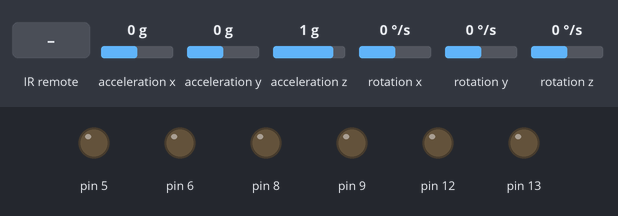
The sketch below on a simulated Arduino Uno, built with avr-gcc and run on an emulated ATmega328P. Shown: output pins drawn as LEDs (lit = HIGH). Inputs (shaded band) come from the test bench; at power-on: acceleration y 0 g, acceleration x 0 g, acceleration z 1 g, rotation x 0 °/s, rotation y 0 °/s, rotation z 0 °/s. What the sketch prints to the serial monitor is not drawn.

Above: at 1.2 s.
1.3 s: acceleration y set to -1.4 g
At 2.4 s:
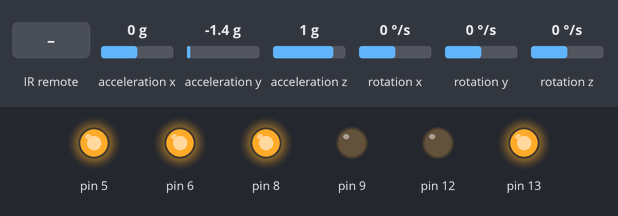
2.8 s: acceleration y set to 0.1 g
At 4.7 s:
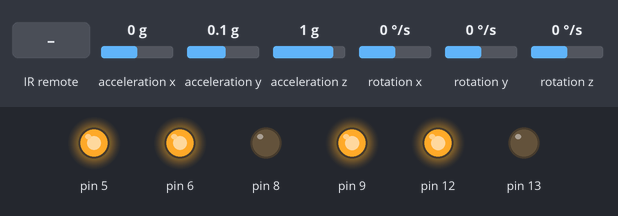
5.3 s: acceleration y set to -0.8 g
At 6.5 s:
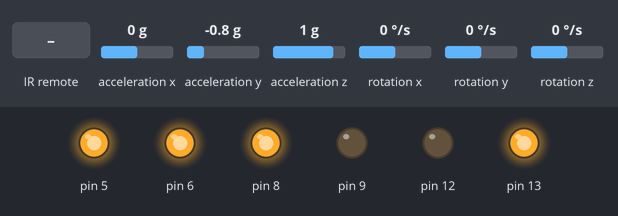
6.8 s: acceleration y set to 0.1 g
At 6.96 s:
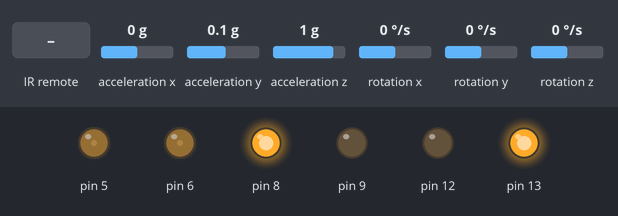
8.6 s: infrared code 0xFF10EF received
At 9.3 s:
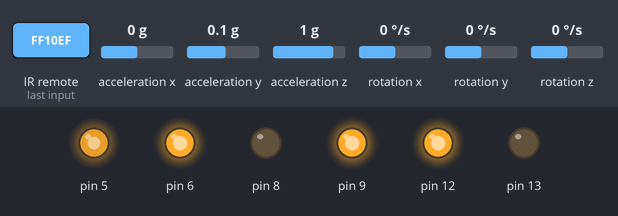
10.8 s: acceleration y set to -0.1 g
At 11.57 s:
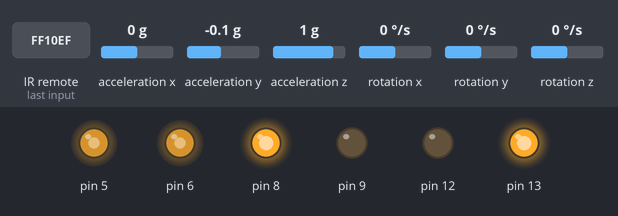
Timing chart, 0 to 13.8 s (numbered marks = the images above; inputs shaded):
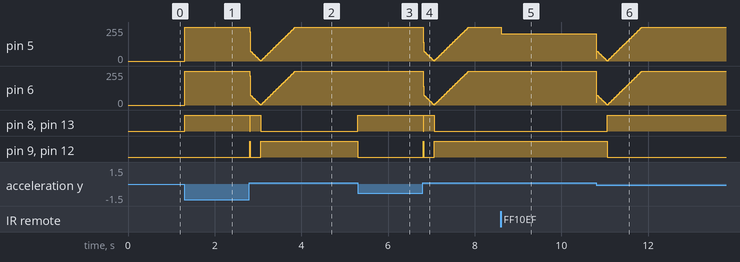

The sketch:

main.ino
```cpp
#include <Wire.h>
#include <MPU6050_tockn.h>
#include <PID_v1.h>
#include "motorcontrol.h"
#include "IRController.h"

#define MIN_ABS_SPEED 0

#define IN1 8
#define IN2 9
#define ENA 6
#define ENB 5
#define IN3 13
#define IN4 12

MPU6050 mpu6050(Wire);
IRController ir(4);

double input, output, setpoint = 0;
double Kp = 30, Ki = 80, Kd = 0.05;
double speedOffset = 0, trunOffset = 0, realOutput;

PID pid(&input, &output, &setpoint, Kp, Ki, Kd, DIRECT);

motorcontrol my_motor(ENA, IN1, IN2, ENB, IN3, IN4, 1.0, 1.0);  // SpeedFactorA, SpeedFactorB

unsigned long commandTimeout = 200;  // สำหรับเข็คว่ามี IRcommand ไหมใน 0.2 วิ

void setup() {
  Serial.begin(115200);
  Wire.begin();
  mpu6050.begin();
  mpu6050.setGyroOffsets(-1.99, 0.00, 0.00);

  my_motor.begin();

  pid.SetMode(AUTOMATIC);
  pid.SetSampleTime(10);
  pid.SetOutputLimits(-255, 255);

  ir.begin();
  Serial.println("Ready!");
}

void loop() {
  // อ่านข้อมูลจากเซนเซอร์
  mpu6050.update();
  input = mpu6050.getAngleX();

  // คำนวณค่า PID
  pid.Compute();
  realOutput = output;

  unsigned long now = millis();

  if (ir.available()) {
      IRCommand cmd = ir.getCommand();
      ir.resume();
      ir.updateLastCommandTime();

      switch (cmd) {
          case IRCommand::Forward:
              // เดินหน้า
              if (speedOffset < 50)
                speedOffset += 1;
              break;

          case IRCommand::Backward:
               if (speedOffset > -50)
                speedOffset -= 1;
              break;

          case IRCommand::Left:
              // เลี้ยวซ้าย
              if (speedOffset < 50)
                speedOffset += 1;
              trunOffset = 50;
              break;

          case IRCommand::Right:
              // เลี้ยวขวา
              if (speedOffset < 50)
                speedOffset += 1;
              trunOffset = -50;
              break;

          default:
              break;
      }
  }

  // กลับสู่สภาวะ Default ถ้าไม่มีคำสั่ง IR มานานเกินไป
  if (now - ir.getLastCommandTime() > commandTimeout) {
     speedOffset = 0;
     trunOffset = 0;
  }
  my_motor.move(output, speedOffset, trunOffset, MIN_ABS_SPEED);

  // แสดงข้อมูลใน Serial Monitor
  Serial.print(" | Angle: ");
  Serial.print(input);
  Serial.print(" | Output: ");
  Serial.print(output);
  Serial.print(" | speedOffset: ");
  Serial.print(speedOffset);
  Serial.print(" | trunOffset: ");
  Serial.print(trunOffset);


  delay(10);
}
```

IRController.cpp
```cpp
#include "IRController.h"

IRController::IRController(int recvPin) : irrecv(recvPin), lastCode(0), lastCommandTime(0) {}

void IRController::begin() {
    irrecv.enableIRIn();
}

bool IRController::available() {
    return irrecv.decode(&results);
}

IRCommand IRController::getCommand() {
    unsigned long code;

    if (results.value == 0xFFFFFFFF) {
        code = lastCode;
    } else {
        code = results.value;
        lastCode = code;
    }

    switch (code) {
        case 0xFF18E7: return IRCommand::Forward;
        case 0xFF4AB5: return IRCommand::Backward;
        case 0xFF10EF: return IRCommand::Left;
        case 0xFF5AA5: return IRCommand::Right;
        default:       return IRCommand::None;
    }
}

void IRController::resume() {
    irrecv.resume();
}

void IRController::updateLastCommandTime() {
    lastCommandTime = millis();
}

unsigned long IRController::getLastCommandTime(){
    return lastCommandTime;
}
```

IRController.h
```cpp
#ifndef IRController_h
#define IRController_h

#include <IRremote.h>  // library สำหรับ IR

enum class IRCommand {
    None,
    Forward,
    Backward,
    Left,
    Right
};

class IRController {
public:
    IRController(int recvPin);
    void begin();

    bool available();                          // ตรวจว่ามีสัญญาณเข้ามาไหม
    IRCommand getCommand();                    // แปลงรหัสเป็นคำสั่ง
    void resume();                             // Resume IR receiver
    void updateLastCommandTime();              // อัปเดตเวลาคำสั่งล่าสุด
    unsigned long getLastCommandTime();        // ดึงเวลาล่าสุด

private:
    IRrecv irrecv;
    decode_results results;
    unsigned long lastCode;
    unsigned long lastCommandTime;
};


#endif
```

motorcontrol.cpp
```cpp
#include "motorcontrol.h"
#include "Arduino.h"


motorcontrol::motorcontrol(int ena, int in1, int in2, int enb, int in3, int in4, double motorAConst, double motorBConst){
    _motorAConst = motorAConst; // ตัวคูณความเร็วของมอเตอร์ A
    _motorBConst = motorBConst;

  _ena = ena;
  _in1 = in1;
  _in2 = in2;
  _enb = enb;
  _in3 = in3;
  _in4 = in4;
}

void motorcontrol::begin(){
  pinMode(_ena, OUTPUT);
  pinMode(_in1, OUTPUT);
  pinMode(_in2, OUTPUT);

  pinMode(_enb, OUTPUT);
  pinMode(_in3, OUTPUT);
  pinMode(_in4, OUTPUT);
}

void motorcontrol::_move(int speed, int minAbsSpeed, int bias)
{
    int direction = 1; // ตัวคูณถ้าไปหน้าเป็น + ถอยหลังเป็น -

    if (speed < 0)
    {
        direction = -1;
        speed = min(speed, -minAbsSpeed);
        speed = max(speed, -255);
    }
    else
    {
        speed = max(speed, minAbsSpeed);
        speed = min(speed, 255);
    }

    // ถ้าความเร็วเปลี่ยนไม่เยอะกับไม่มีการเลี้ยว ไม่ต้องสั่งมอเตอร์
    if (abs(speed - _currentSpeed) < 3 && bias == 0) return;

    int baseSpeed = abs(speed);
    int leftSpeed = baseSpeed + bias;
    int rightSpeed = baseSpeed - bias;

    leftSpeed = constrain(leftSpeed, 0, 255);
    rightSpeed = constrain(rightSpeed, 0, 255);

    digitalWrite(_in1, speed > 0 ? HIGH : LOW);
    digitalWrite(_in2, speed > 0 ? LOW : HIGH);
    digitalWrite(_in3, speed > 0 ? HIGH : LOW);
    digitalWrite(_in4, speed > 0 ? LOW : HIGH);

    analogWrite(_ena, leftSpeed * _motorAConst);
    analogWrite(_enb, rightSpeed * _motorBConst);

    _currentSpeed = direction * baseSpeed;
}


void motorcontrol::turnLeft(int speed)
{
    digitalWrite(_in1, HIGH);
    digitalWrite(_in2, LOW);
    digitalWrite(_in3, LOW);
    digitalWrite(_in4, HIGH);

    analogWrite(_ena, speed * _motorAConst);
    analogWrite(_enb, speed * _motorBConst);
}


void motorcontrol::turnRight(int speed)
{
    digitalWrite(_in1, LOW);
    digitalWrite(_in2, HIGH);
    digitalWrite(_in3, HIGH);
    digitalWrite(_in4, LOW);

    analogWrite(_ena, speed * _motorAConst);
    analogWrite(_enb, speed * _motorBConst);
}


void motorcontrol::move(int speed, int speedoffset, int turnOffset, int minAbsSpeed)
{
    int controlSpeed = speed + speedoffset;
    _move(controlSpeed, minAbsSpeed, turnOffset);
}


void motorcontrol::stop() {
    digitalWrite(_in1, HIGH);
    digitalWrite(_in2, HIGH);
    digitalWrite(_in3, HIGH);
    digitalWrite(_in4, HIGH);
    analogWrite(_ena, 0);
    analogWrite(_enb, 0);
    _currentSpeed = 0;
}
```

motorcontrol.h
```cpp
#ifndef motorcontrol_h
#define motorcontrol_h


#include "Arduino.h"


class motorcontrol
{
protected:
    int _ena, _in1, _in2, _enb, _in3, _in4;
    int _currentSpeed;
    double _motorAConst, _motorBConst;
    void _move(int speed, int minAbsSpeed, int bias = 0);
public:
    motorcontrol(int ena, int in1, int in2, int enb, int in3, int in4, double motorAConst, double motorBConst);
    void begin();
    void stop();
    void turnLeft(int speed);
    void turnRight(int speed);
    void move(int speed, int speedoffset, int turnOffset, int minAbsSpeed);
};


#endif // motorcontrol_h
```

Measured:
- after the input at 1.3 s, pin 5, pin 6: 0/255 → 255/255 at once; pin 8, pin 13: LOW → HIGH at once
- after the input at 2.8 s, pin 8, pin 13: HIGH → LOW at once, → HIGH 0.01 s later, → LOW 0.24 s later; pin 9, pin 12: LOW → HIGH at once, → LOW 0.01 s later, → HIGH 0.24 s later
- after the input at 5.3 s, pin 5, pin 6: 254/255 → 255/255 at once; pin 8, pin 13: LOW → HIGH at once; pin 9, pin 12: HIGH → LOW at once
- after the input at 6.8 s, pin 8, pin 13: HIGH → LOW at once, → HIGH 0.01 s later, → LOW 0.24 s later; pin 9, pin 12: LOW → HIGH at once, → LOW 0.01 s later, → HIGH 0.24 s later
- after the input at 8.6 s, pin 5: 254/255 → 204/255 at once; pin 6: 254/255 → 255/255 at once
- after the input at 10.8 s, pin 8: LOW → HIGH after 0.26 s; pin 9: HIGH → LOW after 0.26 s; pin 12: HIGH → LOW after 0.27 s; pin 13: LOW → HIGH after 0.27 s
